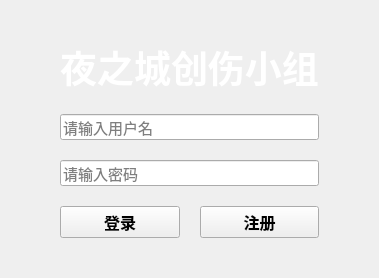
<?xml version="1.0" encoding="UTF-8"?>
<ui version="4.0">
 <class>LoginWidget</class>
 <widget class="QWidget" name="LoginWidget">
  <property name="windowTitle">
   <string>夜之城创伤小组 - 医疗智能体</string>
  </property>
  <property name="styleSheet">
   <string notr="true"/>
  </property>
  <layout class="QVBoxLayout" name="verticalLayout">
   <property name="spacing">
    <number>20</number>
   </property>
   <property name="leftMargin">
    <number>60</number>
   </property>
   <property name="topMargin">
    <number>40</number>
   </property>
   <property name="rightMargin">
    <number>60</number>
   </property>
   <property name="bottomMargin">
    <number>40</number>
   </property>
   <item>
    <widget class="QLabel" name="titleLabel">
     <property name="font">
      <font>
       <family>Microsoft YaHei</family>
       <pointsize>28</pointsize>
       <bold>true</bold>
      </font>
     </property>
     <property name="text">
      <string>夜之城创伤小组</string>
     </property>
     <property name="alignment">
      <set>Qt::AlignmentFlag::AlignCenter</set>
     </property>
     <property name="styleSheet">
      <string notr="true">color: white;</string>
     </property>
    </widget>
   </item>
   <item>
    <widget class="QLineEdit" name="usernameEdit">
     <property name="font">
      <font>
       <pointsize>11</pointsize>
      </font>
     </property>
     <property name="placeholderText">
      <string>请输入用户名</string>
     </property>
    </widget>
   </item>
   <item>
    <widget class="QLineEdit" name="passwordEdit">
     <property name="font">
      <font>
       <pointsize>11</pointsize>
      </font>
     </property>
     <property name="echoMode">
      <enum>QLineEdit::EchoMode::Password</enum>
     </property>
     <property name="placeholderText">
      <string>请输入密码</string>
     </property>
    </widget>
   </item>
   <item>
    <layout class="QHBoxLayout" name="horizontalLayout">
     <property name="spacing">
      <number>20</number>
     </property>
     <item>
      <widget class="QPushButton" name="loginBtn">
       <property name="font">
        <font>
         <pointsize>12</pointsize>
         <weight>75</weight>
         <bold>true</bold>
        </font>
       </property>
       <property name="text">
        <string>登录</string>
       </property>
      </widget>
     </item>
     <item>
      <widget class="QPushButton" name="registerBtn">
       <property name="font">
        <font>
         <pointsize>12</pointsize>
         <weight>75</weight>
         <bold>true</bold>
        </font>
       </property>
       <property name="text">
        <string>注册</string>
       </property>
      </widget>
     </item>
    </layout>
   </item>
  </layout>
 </widget>
 <resources/>
 <connections/>
</ui>
